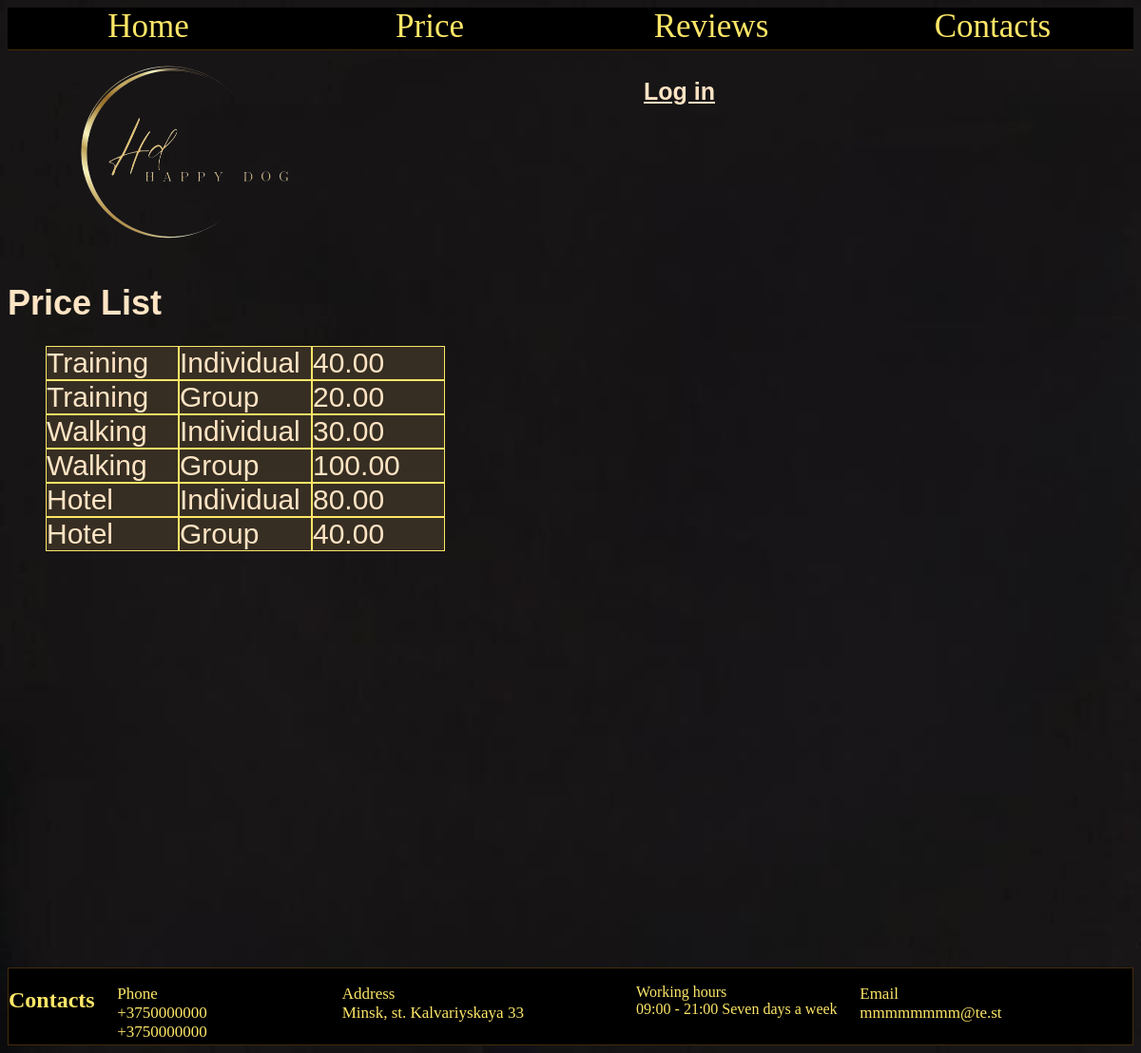
/main/price/, run on the app's committed database.
### main/models.py (models this page shows)
class Price(models.Model):
    Service = [("Training", "Training"), ("Walking", "Walking"), ("Hotel", "Hotel")]
    Type = [("Individual", "Individual"), ("Group", "Group")]
    service = models.CharField(choices=Service, max_length=50)
    type = models.CharField(choices=Type, max_length=50)
    price = models.DecimalField(max_digits=10, decimal_places=2)

### main/views.py (the view)
# urls.py: path('main/price/', main_views.price_list, name='price_list'),
def price_list(request):
    prices = Price.objects.all()
    return render(request, 'price_list.html', {'prices': prices})

### main/templates/price_list.html (shortened to what this page needs)
{% extends 'base.html' %}
{% block content %}
<h1>Price List</h1>
<ul>
   {% for price in prices %}
   <div class="b">{{ price.service }} </div>
   <div class="b">{{ price.type }}</div>
   <div class="b">{{ price.price }}</div>
   {% endfor %}
</ul>
{% endblock %}

### main/static/main/css/style.css (style rules this page uses)
body { background-repeat: no-repeat; background-attachment: fixed; background-size: cover; border: solid; border-width: 0px; }
.b { background-color: #372e23; display: table; width: 25%; float: left; font-size: 30px; border: solid #fde667; border-width: 1px; }

### data on the page
Price: service "Training", type "Individual", price "40.00"
Price: service "Training", type "Group", price "20.00"
Price: service "Walking", type "Individual", price "30.00"
Price: service "Walking", type "Group", price "100.00"
Price: service "Hotel", type "Individual", price "80.00"
Price: service "Hotel", type "Group", price "40.00"
